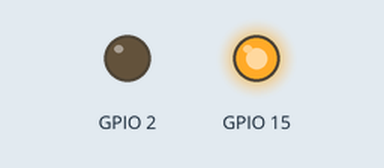
Simulated run of this sketch. Board: ESP32. Shown: output pins drawn as LEDs (lit = HIGH).

Above: at 0.1 s.
Timing chart, 0 to 1.6 s (numbered marks = the images above):
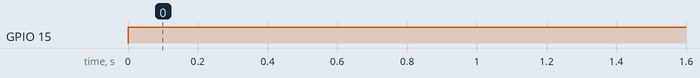

The sketch:

Motordriver.ino
```cpp
//const int pin = 2
//const

void setup() {

pinMode(2,OUTPUT);
pinMode(15,OUTPUT);
//pinMode(22,INPUT_PULLUP);
}

void loop() {

//motorAfwd();
motorArvs();

//  if(digitalRead(22)==1){
//
//    digitalWrite(2,HIGH);
//    digitalWrite(15,LOW);
//  }
//    else{
//      digitalWrite(2,LOW);
//      digitalWrite(15,LOW);
//      }
}


void motorAfwd(){

  digitalWrite(2,HIGH);
  digitalWrite(15,LOW);

  }

 void motorArvs(){

  digitalWrite(2,LOW);
  digitalWrite(15,HIGH);

  }

 void stopp(){

  digitalWrite(2,LOW);
 digitalWrite(15,LOW);
  }
```

Measured:
- by itself, GPIO 15: LOW → HIGH at 0.00 s
